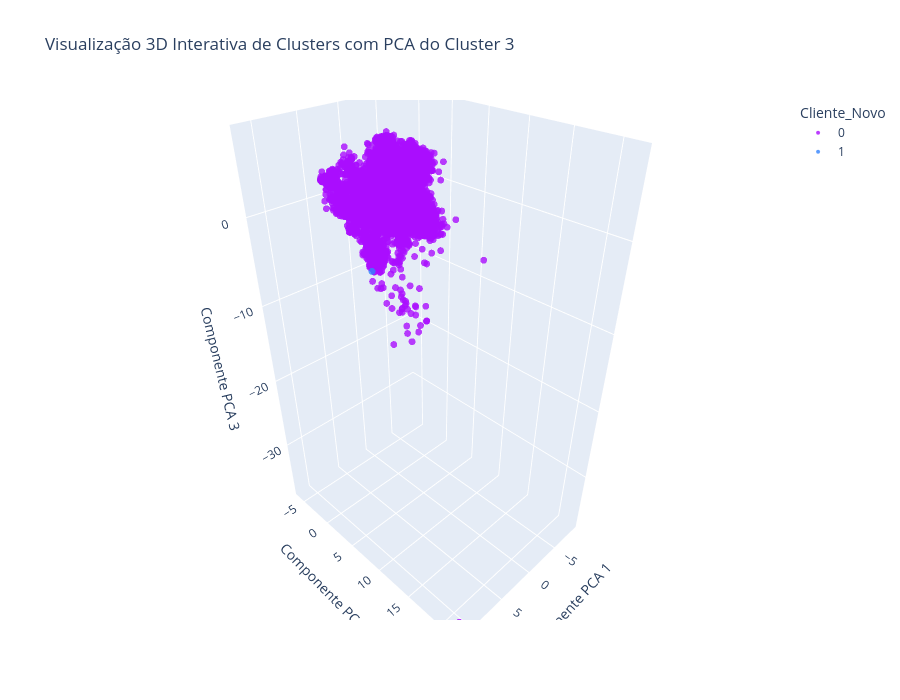

The cell this chart's notebook holds for it:
### Markdown cell above
## Visualização 3D

### Code cell
# Garante que o Plotly trate a coluna de cluster como categoria (string)
df_unido['Cliente_Novo'] = df_unido['Cliente_Novo'].astype(str)

# --- Criação do Gráfico 3D Interativo ---
fig = px.scatter_3d(
    df_unido,
    x="pca_C1_3D",
    y="pca_C2_3D",
    z="pca_C3_3D",  # O novo eixo Z
    # Define a coluna que será usada para colorir os pontos (os clusters)
    color='Cliente_Novo',
    # Você pode usar a paleta "hls" do Plotly, ou outras
    color_discrete_sequence=px.colors.qualitative.Alphabet,
    # Texto que aparece ao passar o mouse sobre os pontos
    hover_data=['Cliente_Novo'],
    title=f'Visualização 3D Interativa de Clusters com PCA do Cluster {cluster_resultado}'
)

# --- Ajuste do Tamanho dos Pontos ---
# O parâmetro 'size' dentro de 'marker' controla o diâmetro dos pontos em pixels.
# O valor padrão costuma ser 5 ou 6. Diminuir para 3 ou 4 torna os pontos menores e mais nítidos.
fig.update_traces(
    marker=dict(
        size=4,  # <-- Reduz o tamanho dos pontos
        opacity=0.8 # Mantém a opacidade (opcional)
    ),
    selector=dict(mode='markers') # Garante que apenas os marcadores sejam afetados
)

# --- Personalização do Layout 3D ---
fig.update_layout(
    scene=dict(
        xaxis_title='Componente PCA 1',
        yaxis_title='Componente PCA 2',
        zaxis_title='Componente PCA 3'
    ),
    height=700,
    width=900
)

# Mostra o gráfico interativo
fig.show()

### Figure 1 — Plotly figure (JSON) as saved in the notebook; plotly's stock layout.template omitted (floating-point values rounded to 4 significant figures; data arrays with more than 128 entries replaced by an {"elided": "..."} marker saying what was removed)
{"data": [{"customdata": {"elided": "10110x1 str values"}, "hovertemplate": "Cliente_Novo=%{customdata[0]}<br>pca_C1_3D=%{x}<br>pca_C2_3D=%{y}<br>pca_C3_3D=%{z}<extra></extra>", "legendgroup": "0", "marker": {"color": "#AA0DFE", "opacity": 0.8, "size": 4, "symbol": "circle"}, "mode": "markers", "name": "0", "scene": "scene", "showlegend": true, "type": "scatter3d", "x": {"elided": "10110 float values"}, "y": {"elided": "10110 float values"}, "z": {"elided": "10110 float values"}}, {"customdata": [["1"]], "hovertemplate": "Cliente_Novo=%{customdata[0]}<br>pca_C1_3D=%{x}<br>pca_C2_3D=%{y}<br>pca_C3_3D=%{z}<extra></extra>", "legendgroup": "1", "marker": {"color": "#3283FE", "opacity": 0.8, "size": 4, "symbol": "circle"}, "mode": "markers", "name": "1", "scene": "scene", "showlegend": true, "type": "scatter3d", "x": [8.852], "y": [7.908], "z": [-1.646]}], "layout": {"height": 700, "legend": {"title": {"text": "Cliente_Novo"}, "tracegroupgap": 0}, "scene": {"domain": {"x": [0, 1], "y": [0, 1]}, "xaxis": {"title": {"text": "Componente PCA 1"}}, "yaxis": {"title": {"text": "Componente PCA 2"}}, "zaxis": {"title": {"text": "Componente PCA 3"}}}, "title": {"text": "Visualização 3D Interativa de Clusters com PCA do Cluster 3"}, "width": 900}}
